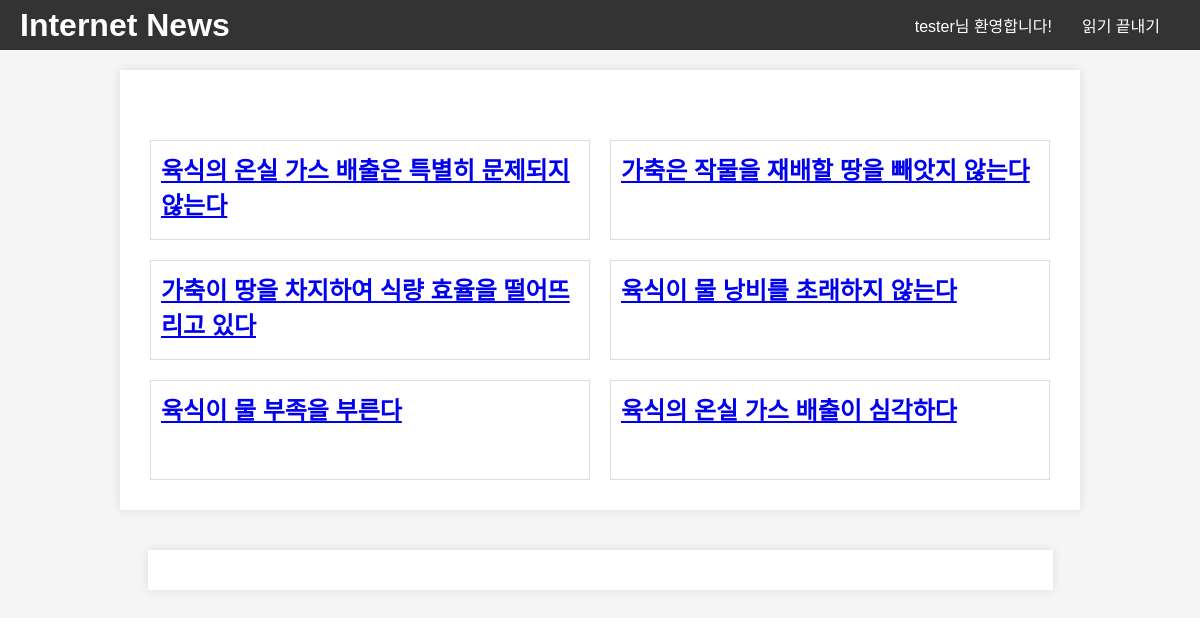
The page /index (signed in) on the database its author committed.
### app.py (models this page shows)
class Article(db.Model):
    id = db.Column(db.Integer, primary_key=True)
    title = db.Column(db.String(100), nullable=False)
    content = db.Column(db.Text, nullable=False)
    author_name = db.Column(db.String(100))  # 저자 이름
    author_occupation = db.Column(db.String(100))  # 저자 직업
    author_email = db.Column(db.String(100))  # 저자 이메일
    author_description = db.Column(db.Text)  # 저자 설명
    display_on_index = db.Column(db.Boolean, default=False)
    ratings = db.relationship('Rating', backref='article', lazy=True)

### app.py (the view)
@app.route('/index')
def index():
    user = User.query.get(session['user_id'])
    display_article_ids = [article.id for article in Article.query.filter_by(display_on_index=True).all()]
    if user.article_order is None or set(user.get_article_order()) != set(display_article_ids):
        random.shuffle(display_article_ids)
        user.set_article_order(display_article_ids)
        db.session.commit()
    articles = [Article.query.get(id) for id in user.get_article_order()[:6]]
    return render_template('index.html', articles=articles)

### app.py (called while the page is built)
    def get_article_order(self):
        return json.loads(self.article_order)

### templates/index.html (shortened to what this page needs)
<!DOCTYPE html>
<html lang="en">
<head>
    <link rel="stylesheet" type="text/css" href="/static/styles.css">
</head>
<body>
    <header>
        <h1>Internet News</h1>
        <div>
            {% if session['user_name'] %}
            <p>{{ session['user_name'] }}님 환영합니다!</p>
            <a href="{{ url_for('end_page') }}">읽기 끝내기</a>
        {% else %}
            <a href="{{ url_for('login') }}">로그인</a>
        {% endif %}
        </div>
    </header>
    <div class="container">
        {% for article in articles %}
            {% if article is not none %}
                <div class="article">
                    <a href="{{ url_for('article', article_id=article.id) }}">
                        <h2>{{ article.title }}</h2>
                    </a>
                </div>
            {% endif %}
        {% endfor %}
    </div>
    <div class="memo-container" id="memoContainer" style="width: 1000px;" ></div>
</body>
</html>

### static/styles.css (style rules this page uses)
body, h1, h2, p { margin: 0; padding: 0; }
body { font-family: Arial, sans-serif; background-color: #f5f5f5; }
header { background-color: #333; color: #fff; padding: 10px; text-align: center; }
.container { max-width: 80%; margin: 20px auto; padding: 20px; background-color: #fff; box-shadow: 0 0 10px rgba(0, 0, 0, 0.1); margin-top: 70px; }
.article { width: 600px; border: 1px solid #ddd; padding: 10px; margin: 10px 0; cursor: pointer; }
.article h2 { font-size: 24px; margin: 0; }
.memo-container { max-width: 865px; margin: 20px auto; padding: 20px; background-color: #fff; box-shadow: 0 0 10px rgba(0, 0, 0, 0.1); }

### templates/index.html (style rules this page uses)
body { display: flex; flex-direction: column; align-items: center; }
header { width: 100%; position: fixed; top: 0; z-index: 100; display: flex; justify-content: space-between; align-items: center; height: 50px; padding: 0 20px; box-sizing: border-box; }
header a { display: inline-block; padding: 10px 20px; background-color: #333; color: #fff; text-decoration: none; border-radius: 5px; transition: background-color 0.3s; }
header div { display: flex; align-items: center; gap: 10px; }
.container { display: flex; flex-wrap: wrap; justify-content: space-between; width: 100%; padding: 60px 20px 20px; box-sizing: border-box; }
.article { box-sizing: border-box; flex: 0 0 calc(50% - 20px); border: 1px solid #ddd; padding: 10px; margin: 10px; cursor: pointer; height: 100px; overflow: hidden; }

### rows shown on the page
Article: title "육식의 온실 가스 배출은 특별히 문제되지 않는다"
Article: title "가축은 작물을 재배할 땅을 빼앗지 않는다"
Article: title "가축이 땅을 차지하여 식량 효율을 떨어뜨리고 있다"
Article: title "육식이 물 낭비를 초래하지 않는다"
Article: title "육식이 물 부족을 부른다"
Article: title "육식의 온실 가스 배출이 심각하다"

### other values the page prints
{{ session['user_name'] }} "tester"
